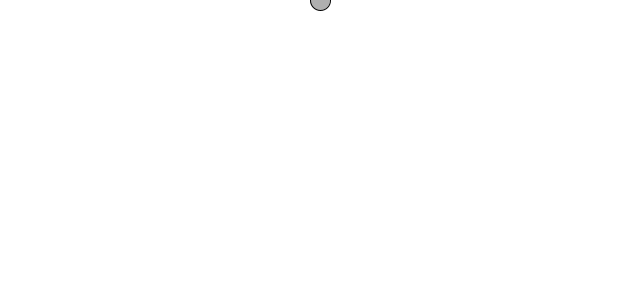
Frame 1 (no input)
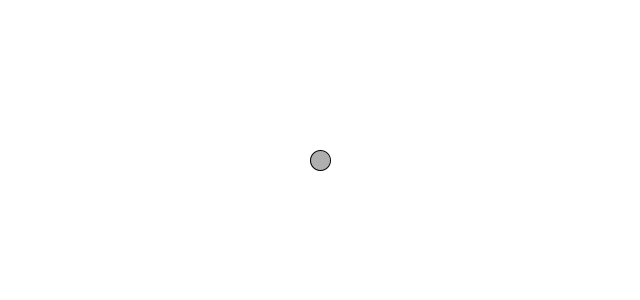
Frame 60 (the mouse pressed at the canvas centre just before this capture)
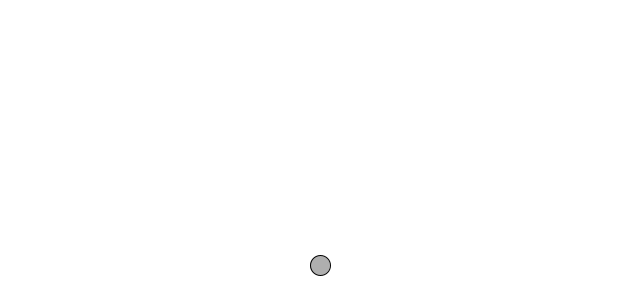
Frame 120 (the mouse held since frame 60 and released just before this capture)

The Processing sketch that drew these frames (run headless with seeded random() and noise(); from frame 60 on, the mouse is pressed at the canvas centre):

// Processing sketch: dragForce
// ── dragForce.pde
//air resistance, fluid resistance
//density -- mi du
//the difference between friction and drag force is 
//drag force need to mult(c*speed*speed);
//speed is the magnitude of the velocity

Mover m;

void setup() {

  size(640, 300);
  m = new Mover();
}

void draw() {

  background(255);

  PVector gravity = new PVector(0, 0.3);
  gravity.mult(m.mass);
  m.applyForce(gravity);

  //mousePressed means you need to hold the mouse
  if (mousePressed) {
    PVector drag = m.velocity.copy();
    drag.normalize();
    //drag.mult(-1);
    float c = -0.03;
    float speed = m.velocity.mag();
    drag.mult(c*speed*speed);
    m.applyForce(drag);
  }


  m.move();
  m.edges();
  m.display();
}

class Mover {

  PVector location;
  PVector velocity;
  PVector acceleration;
  float mass;


  Mover() {

    location = new PVector(width/2, 0);
    velocity = new PVector(0, 0);
    acceleration = new PVector(0, 0);
    mass = 2;
  }


  void move() {

    velocity.add(acceleration);
    location.add(velocity);
    velocity.limit(10);
    acceleration.mult(0);
  }

  void edges() {

    if (location.x + 20 > width) {
      location.x  = width - 20;
      velocity.x = -velocity.x;
    } else if (location.x < 20) {

      velocity.x *= -1;
      location.x = 0;
    }

    if (location.y + 20>height) {
      location.y  =height -20;
      velocity.y = -velocity.y;
    }
  }

void display() {

  fill(175);
  ellipse(location.x, location.y, 20, 20);
}

void applyForce(PVector force) {
  PVector f = PVector.div(force, mass);
  acceleration.add(f);
}

}
